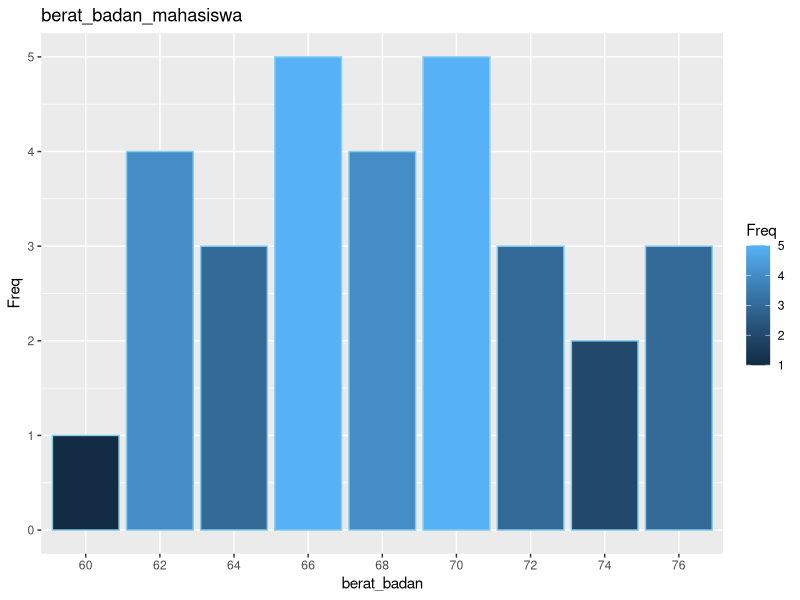
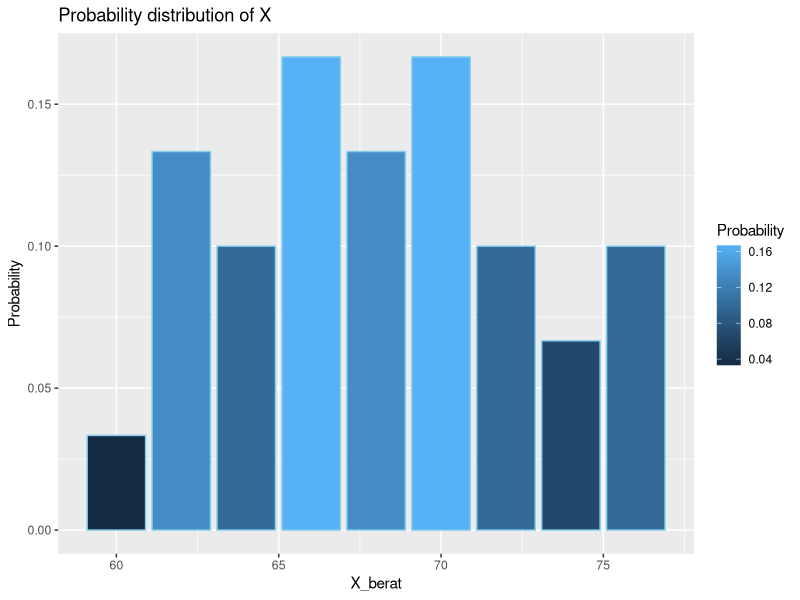
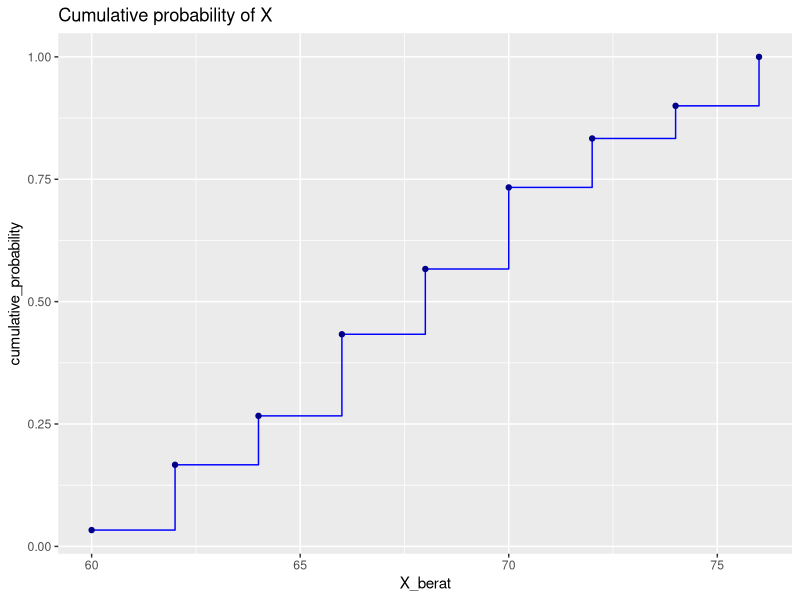

Generate these figures, in order, with R:
## ---- chunk 1
library(ggplot2)
## ---- chunk 2
berat = c(60, 62, 62, 62, 62, 64, 64, 64, 66, 66, 66, 66, 66, 68, 
          68, 68, 68, 70, 70, 70, 70, 70, 72, 72, 72, 74, 74, 76, 
          76, 76)
print(berat)
paste("Total datum: ", length(berat))
## ---- chunk 3
berat_badan <- factor(berat)
table_berat <- table(berat_badan)
df_berat <- as.data.frame(table_berat)
df_berat
## ---- chunk 4
plt_berat_badan <- ggplot(data = df_berat, mapping = aes(berat_badan, Freq)) + geom_bar(stat = "identity", color = "skyblue", aes(fill = Freq)) + ggtitle("berat_badan_mahasiswa")
plt_berat_badan
## ---- chunk 5
summary(berat)
## ---- chunk 6
#Compute the probability mass function
define_probability <- function(x) {return(df_berat$Freq / sum(df_berat$Freq))}
df_prob_berat <- data.frame("X_berat" = as.numeric(levels(berat_badan)), "Probability" = define_probability(as.numeric(levels(berat_badan))))

#Compute the cumulative probability mass function
cumulative_probability <- c()
for (iteration in 1:length(levels(berat_badan))) {
    cumulative_probability[iteration] <- sum(df_prob_berat$Probability[1:iteration])
}
## ---- chunk 7
#Create data frame that contain X, P(X), and F(X)
df_prob_berat["cumulative.probability"] <- cumulative_probability
df_prob_berat
## ---- chunk 8
plt_prob_berat <- ggplot(data = df_prob_berat, mapping = aes(X_berat, Probability)) + geom_bar(stat = "identity", color = "skyblue", aes(fill = Probability)) + ggtitle("Probability distribution of X")
plt_prob_berat

plt_cmltv_prob_berat <- ggplot(data = df_prob_berat, mapping = aes(X_berat, cumulative_probability)) + geom_step(color = "blue") + geom_point(color = "darkblue") + ggtitle("Cumulative probability of X")
plt_cmltv_prob_berat
## ---- chunk 9
sum(df_prob_berat$Probability)
